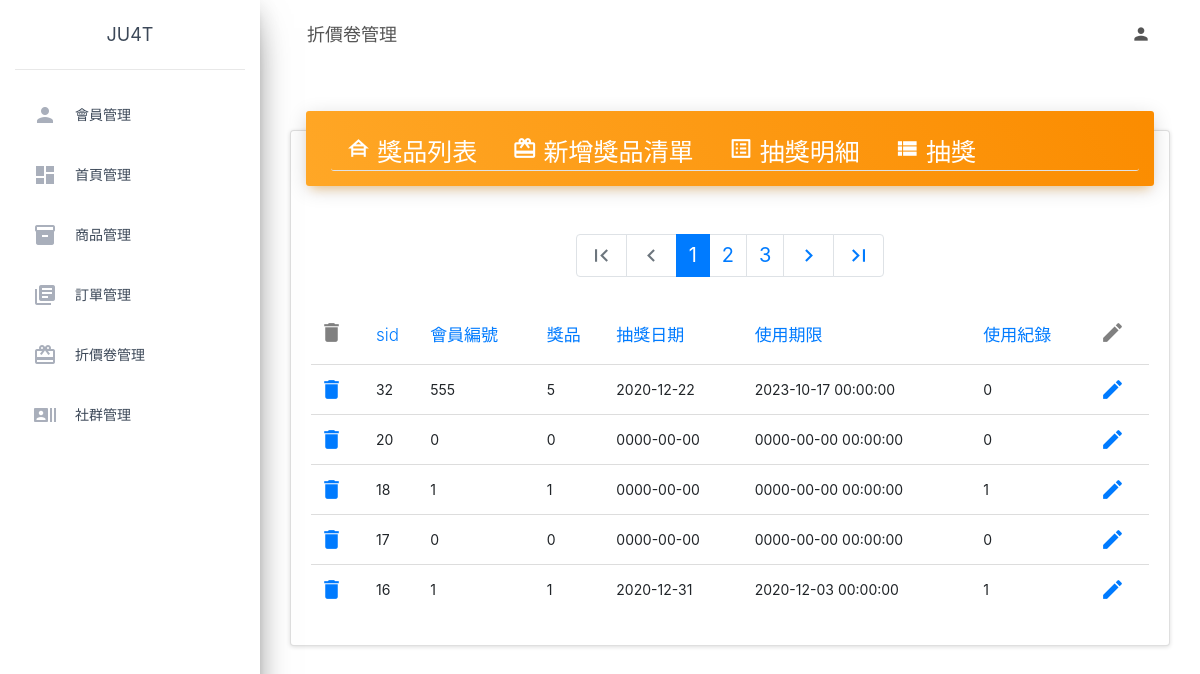
/coupons/coupons-awards_detail.php, run on the app's committed database.
### tables this page shows
CREATE TABLE `awards_detail` (
  `sid` int(11) NOT NULL,
  `member_sid` int(11) NOT NULL,
  `prize_sid` int(11) NOT NULL,
  `created_at` date NOT NULL,
  `deadline` datetime NOT NULL,
  `used` tinyint(1) NOT NULL
);

### coupons/coupons-awards_detail.php (the view, shortened to what this page needs)
<?php
include('../db_connect.php');
$page = isset($_GET['page']) ? intval($_GET['page']) : 1;
$perpage = 5;
$t_sql = "SELECT COUNT(1) FROM awards_detail";
$totalrows = $pdo->query($t_sql)->fetch()['COUNT(1)'];
$totalpages = ceil($totalrows / $perpage);
$p_sql = sprintf("SELECT * FROM awards_detail ORDER BY sid DESC LIMIT %s, %s", ($page - 1) * $perpage, $perpage);
$stmt = $pdo->query($p_sql);
$rows = $stmt->fetchAll();
?>
<?php include('../parts/html-head.php') ?>
<?php include('../parts/html-nav.php') ?>
<div>
    <div class="card">
        <?php include('coupons-nav.php') ?>
        <nav aria-label="Page navigation example" class="mt-5">
            <ul class="pagination justify-content-center">
                <li class="page-item <?= $page == 1 ? 'disabled' : '' ?>">
                    <a class="page-link" href="?page=1" tabindex="-1"><span class="material-icons">
                        </span></a>
                </li>
                <li class="page-item <?= $page == 1 ? 'disabled' : '' ?>">
                    <a class="page-link" href="?page=<?= $page - 1 ?>" tabindex="-1"><span class="material-icons">
                        </span></a>
                </li>
                <?php for ($i = $page - 2; $i <= $page + 2; $i++) :
                    if ($i >= 1 and $i <= $totalpages) : ?>
                        <li style="font-size: 20px;" class="page-item <?= $page == $i ? 'active' : '' ?>"><a class="page-link" href="?page=<?= $i ?>"><?= $i ?></a></li>
                <?php endif;
                endfor ?>
                <li class="page-item <?= $page == $totalpages ? 'disabled' : '' ?>">
                    <a class="page-link" href="?page=<?= $page + 1 ?>"><span class="material-icons">
                        </span></a>
                </li>
                <li class="page-item <?= $page == $totalpages ? 'disabled' : '' ?>">
                    <a class="page-link" href="?page=<?= $totalpages ?>"><span class="material-icons">
                        </span></a>
                </li>
            </ul>
        </nav>
        <div class="card-body">
            <div class="table-responsive">
                <table class="table">
                    <thead class=" text-primary">
                        <tr>
                            <th><span class="material-icons" style="color:gray">delete</span></th>
                            <th>sid</th>
                            <th>會員編號</th>
                            <th>獎品</th>
                            <th>抽獎日期</th>
                            <th>使用期限</th>
                            <th>使用紀錄</th>
                            <th><span class="material-icons" style="color:gray">create</span></th>
                        </tr>
                    </thead>
                    <tbody>
                        <?php foreach ($rows as $r) : ?>
                            <tr>
                                <td><a href="javascript: del_it(<?= $r['sid'] ?> )"><span class="material-icons">delete</span></a></td>
                                <td><?= $r['sid'] ?></td>
                                <td><?= $r['member_sid'] ?></td>
                                <td><?= $r['prize_sid'] ?></td>
                                <td><?= $r['created_at'] ?></td>
                                <td><?= $r['deadline'] ?></td>
                                <td><?= $r['used'] ?></td>
                                <td><a href="coupons-awards_detail-edit.php?sid=<?= $r['sid'] ?>"><span class="material-icons">create</span></a></td>
                            </tr>
                        <?php endforeach ?>
                    </tbody>
                </table>
            </div>
        </div>
    </div>
</div>
<?php include('../parts/html-foot.php') ?>

### coupons/coupons-awards_detail.php (style rules this page uses)
.material-icons { font-size: 25px; }

### data on the page
awards_detail: sid "32", member_sid "555", prize_sid "5", created_at "2020-12-22", deadline "2023-10-17 00:00:00", used "0"
awards_detail: sid "20", member_sid "0", prize_sid "0", created_at "0000-00-00", deadline "0000-00-00 00:00:00", used "0"
awards_detail: sid "18", member_sid "1", prize_sid "1", created_at "0000-00-00", deadline "0000-00-00 00:00:00", used "1"
awards_detail: sid "17", member_sid "0", prize_sid "0", created_at "0000-00-00", deadline "0000-00-00 00:00:00", used "0"
awards_detail: sid "16", member_sid "1", prize_sid "1", created_at "2020-12-31", deadline "2020-12-03 00:00:00", used "1"

### other printed values
$PageName "折價卷管理"
